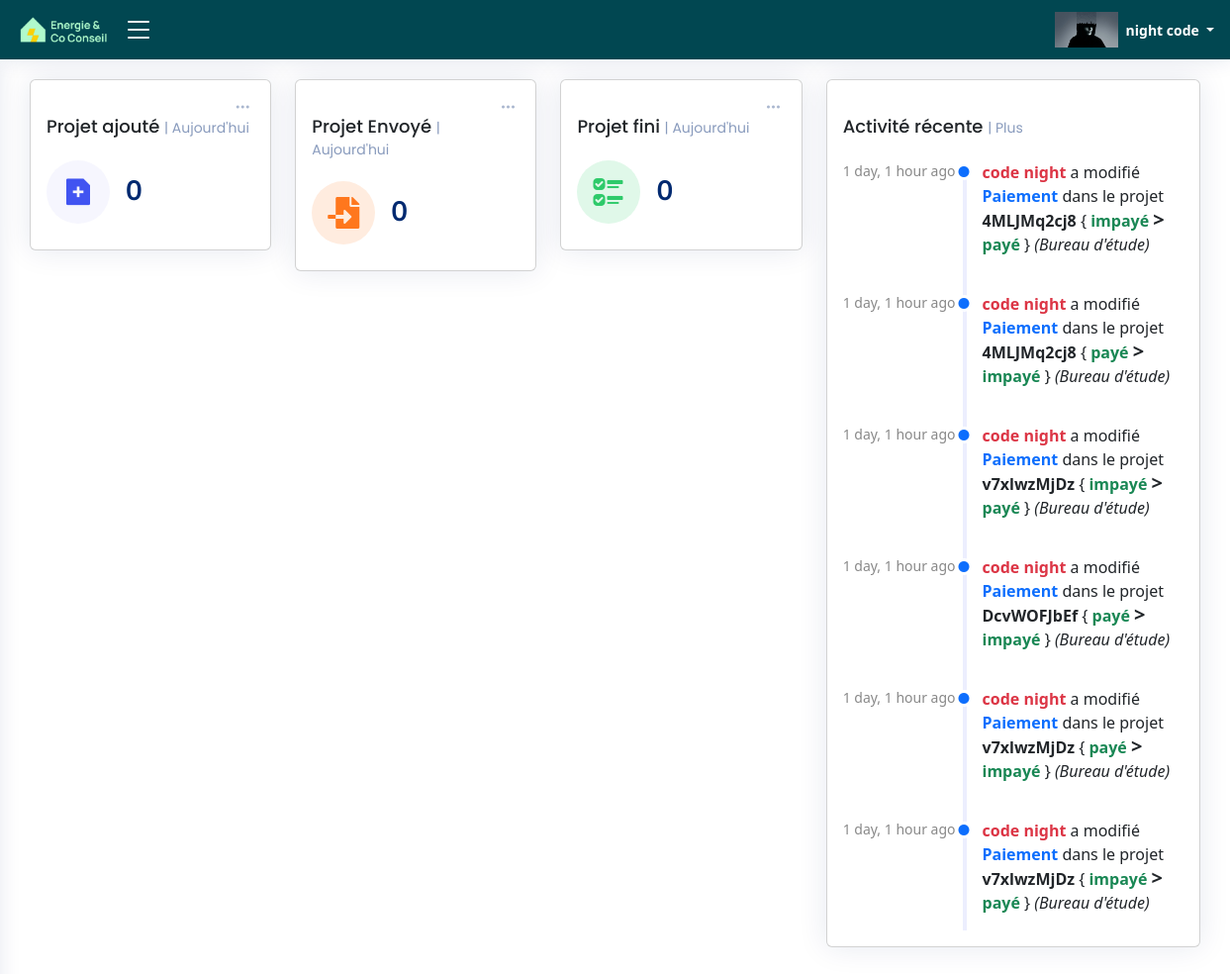
Before: /Accueil/ (signed in) with the older database file.
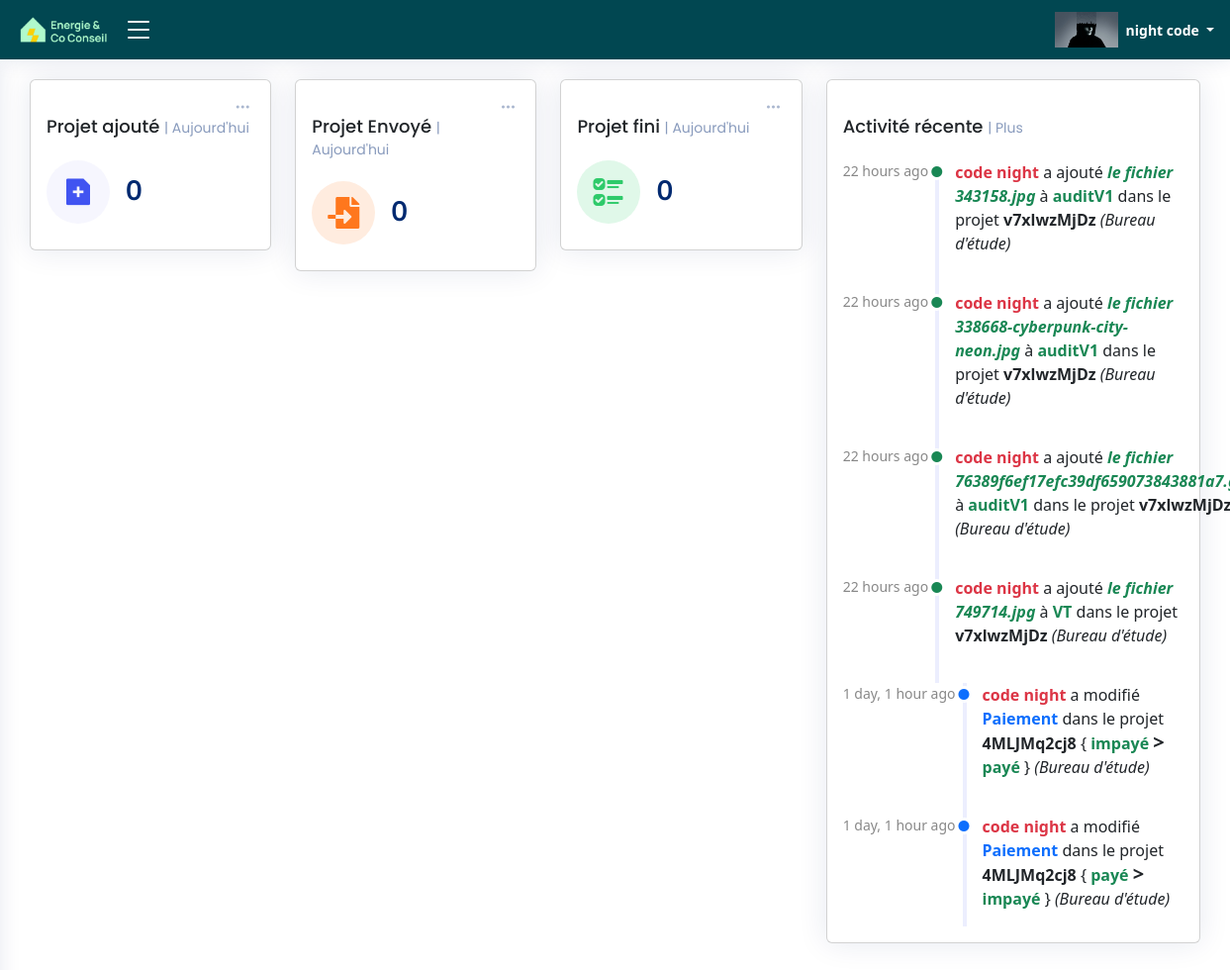
After: the same page with the newer database file.
### ERapp/models.py (models this page shows, shortened)
class Activities_audit(models.Model):
    Activity_id = models.CharField(max_length=255,blank=True)
    Activity_user = models.CharField(max_length=255,blank=True)
    Activity_user_email = models.CharField(max_length=255,blank=True)
    Activity_table = models.CharField(max_length=255,blank=True)
    Activity_date = models.DateTimeField(default=timezone.now)
    Activity_project_id = models.CharField(max_length=255,blank=True)
    Activity_name = models.CharField(max_length=255,blank=True)
    Activity_before = models.CharField(max_length=255,blank=True)
    Activity_after = models.CharField(max_length=255,blank=True)
    Activity_add = models.BooleanField(default=False)
    Activity_add_2 = models.BooleanField(default=False)
    Activity_edit = models.BooleanField(default=False)
    Activity_delete = models.BooleanField(default=False)
    Activity_be = models.BooleanField(default=False)

### ERapp/views.py (the view)
# urls.py: path('Accueil/',Auditeur_Accueil ,name="Auditeur_main_page"),
@login_required
def Auditeur_Accueil(request):
    data = TableData001.objects.all()
    activities_audit = Activities_audit.objects.order_by("-Activity_date")[:6]
    today = date.today()
    first_day_of_year = date(today.year, 1, 1)
    first_day_of_month = date(today.year, today.month, 1)
    client_count_added_today = TableData001.objects.filter(creation_time__date=today).count()
    client_count_added_month = TableData001.objects.filter(creation_time__range=(first_day_of_month, datetime.now(tz_gmt_plus_1))).count()
    client_count_added_year= TableData001.objects.filter(creation_time__range=(first_day_of_year, datetime.now(tz_gmt_plus_1))).count()
    client_count_envoye_today = TableData001.objects.filter(Envoye_time__date=today).count()
    client_count_envoye_month = TableData001.objects.filter(Envoye_time__range=(first_day_of_month, datetime.now(tz_gmt_plus_1))).count()
    client_count_envoye_year= TableData001.objects.filter(Envoye_time__range=(first_day_of_year, datetime.now(tz_gmt_plus_1))).count()
    client_count_fini_today = TableData001.objects.filter(fini_time__date=today).count()
    client_count_fini_month = TableData001.objects.filter(fini_time__range=(first_day_of_month, datetime.now(tz_gmt_plus_1))).count()
    client_count_fini_year= TableData001.objects.filter(fini_time__range=(first_day_of_year, datetime.now(tz_gmt_plus_1))).count()
    return render(request, "html/Auditeur_main_page.html",{'data':data,
                                                        'activities_audit':activities_audit,
                                                        'client_count_added_today':client_count_added_today,
                                                        'client_count_added_month':client_count_added_month,
                                                        'client_count_added_year':client_count_added_year,
                                                        'client_count_envoye_today':client_count_envoye_today,
                                                        'client_count_envoye_month':client_count_envoye_month,
                                                        'client_count_envoye_year':client_count_envoye_year,
                                                        'client_count_fini_today':client_count_fini_today,
                                                        'client_count_fini_month':client_count_fini_month,
                                                        'client_count_fini_year':client_count_fini_year})

### ERapp/templates/html/Auditeur_main_page.html (shortened to what the changed rows need)
{% load static %}
{% load l10n %}
{% load humanize %}
<!DOCTYPE html>
<html lang="en">
<head>
  <link rel="stylesheet" href="https://cdnjs.cloudflare.com/ajax/libs/font-awesome/5.15.3/css/all.min.css">
  <link href="{% static 'css/style.css' %}" rel="stylesheet" type="text/css">
  <link href="{% static 'vendor/bootstrap/css/bootstrap.min.css' %}" rel="stylesheet">
  <link href="{% static 'vendor/bootstrap-icons/bootstrap-icons.css' %}" rel="stylesheet">
  <link href="{% static 'vendor/boxicons/css/boxicons.min.css' %}" rel="stylesheet">
  <link href="{% static 'vendor/quill/quill.snow.css' %}" rel="stylesheet">
  <link href="{% static 'vendor/quill/quill.bubble.css' %}" rel="stylesheet">
  <link href="{% static 'vendor/remixicon/remixicon.css' %}" rel="stylesheet">
  <link href="{% static 'vendor/simple-datatables/style.css' %}" rel="stylesheet">
</head>
<body onload="load()">
  {% if user.is_authenticated  and "auditeur" in user.role  %}
  <main id="main" class="main">
    <section class="section dashboard">
        <div class="row">
          <div class="col-lg-4">
            <div class="card">
              <div class="card-body">
                <div class="activity">
                  {% for A_AU in activities_audit %}
                    {% if A_AU.Activity_edit %}
                      <div class="activity-item d-flex">
                        <div class="activite-label">{{A_AU.Activity_date|naturaltime}}</div>
                        <i class="bi bi-circle-fill activity-badge text-primary align-self-start"></i>
                        <div class="activity-content">
                          <p class="Activities_audit_p"><b  class="fw-bold text-danger">{{A_AU.Activity_user}}</b> a modifié <b class="fw-bold text-primary">{{A_AU.Activity_name}}</b> dans le projet <b class="fw-bold text-dark">{{A_AU.Activity_project_id}}</b> { <b class="fw-bold text-success ">{{A_AU.Activity_before}}</b> <b class="fw-bold text-dark h5"> &gt </b> <b class="fw-bold text-success ">{{A_AU.Activity_after}}</b> } <i> ({{A_AU.Activity_table}})</i></p>
                        </div>
                      </div>
                    {% endif %}
                    {% if A_AU.Activity_add %}
                      <div class="activity-item d-flex">
                        <div class="activite-label">{{A_AU.Activity_date|naturaltime}}</div>
                        <i class="bi bi-circle-fill activity-badge text-success align-self-start"></i>
                        <div class="activity-content">
                          <p class="Activities_audit_p"><b class=" text-danger">{{A_AU.Activity_user}}</b> a ajouté <i class="fw-bold text-success">{{A_AU.Activity_before}}</i> à <b class="fw-bold text-success ">{{A_AU.Activity_after}}</b> dans le projet <b class="fw-bold text-dark">{{A_AU.Activity_project_id}}</b><i> ({{A_AU.Activity_table}})</i></p>
                        </div>
                      </div>
                    {% endif %}
                  {% endfor %}
                </div>
              </div>
            </div>
          </div>
        </div>
      </section>
  </main>
  {% else %}
  <script>
    window.location.href = "{% url 'not_logged_in' %}";
  </script>
  {% endif %}
</body>
</html>

Changed rows visible on the page:
no longer on this page (row unchanged): Activities_audit: Activity_date "1 day, 1 hour ago", Activity_user "code night", Activity_name "Paiement", Activity_project_id "v7xlwzMjDz", Activity_before "impayé", Activity_after "payé", Activity_table "Bureau d'étude"
no longer on this page (row unchanged): Activities_audit: Activity_date "1 day, 1 hour ago", Activity_user "code night", Activity_name "Paiement", Activity_project_id "DcvWOFJbEf", Activity_before "payé", Activity_after "impayé", Activity_table "Bureau d'étude"
no longer on this page (row unchanged): Activities_audit: Activity_date "1 day, 1 hour ago", Activity_user "code night", Activity_name "Paiement", Activity_project_id "v7xlwzMjDz", Activity_before "payé", Activity_after "impayé", Activity_table "Bureau d'étude"
no longer on this page (row unchanged): Activities_audit: Activity_date "1 day, 1 hour ago", Activity_user "code night", Activity_name "Paiement", Activity_project_id "v7xlwzMjDz", Activity_before "impayé", Activity_after "payé", Activity_table "Bureau d'étude"
added Activities_audit: Activity_date "22 hours ago", Activity_user "code night", Activity_before "le fichier 343158.jpg", Activity_after "auditV1", Activity_project_id "v7xlwzMjDz", Activity_table "Bureau d'étude"
added Activities_audit: Activity_date "22 hours ago", Activity_user "code night", Activity_before "le fichier 338668-cyberpunk-city-neon.jpg", Activity_after "auditV1", Activity_project_id "v7xlwzMjDz", Activity_table "Bureau d'étude"
added Activities_audit: Activity_date "22 hours ago", Activity_user "code night", Activity_before "le fichier…", Activity_after "auditV1", Activity_project_id "v7xlwzMjDz", Activity_table "Bureau d'étude"
added Activities_audit: Activity_date "22 hours ago", Activity_user "code night", Activity_before "le fichier 749714.jpg", Activity_after "VT", Activity_project_id "v7xlwzMjDz", Activity_table "Bureau d'étude"
